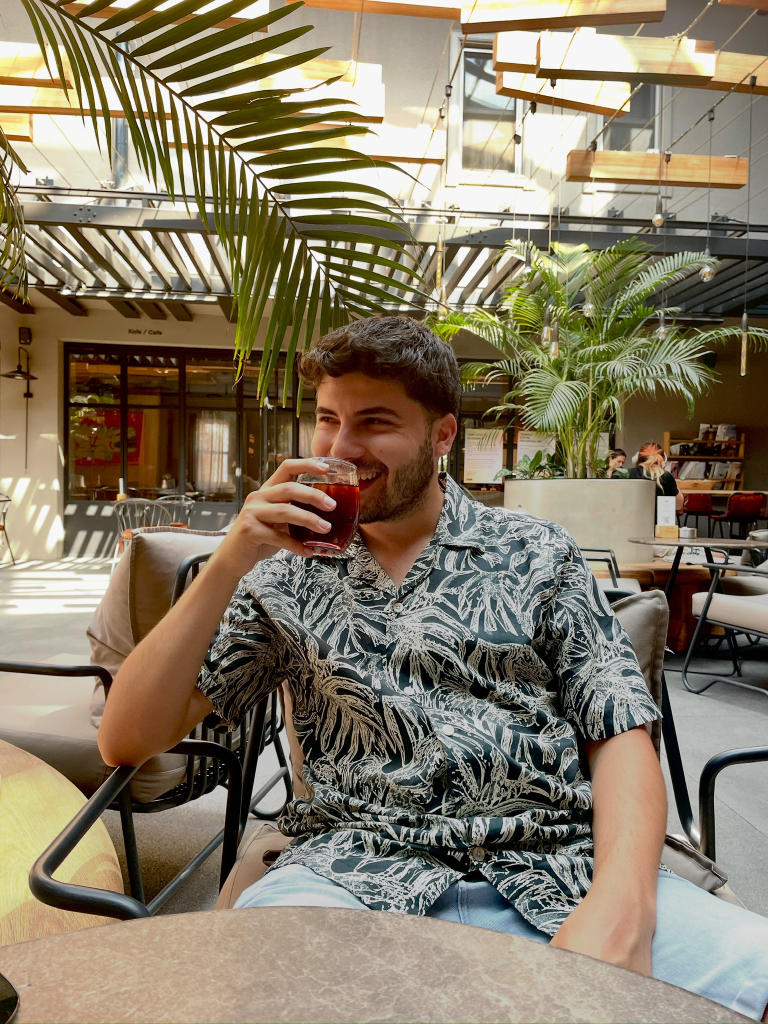
#> input picture src/assets/profil-foto.jpeg, 1536 x 2048 px, found by its file name (shown at 1/2 size)
$ python compress_image.py
#> lines starting #> are read from the running program, lines starting #| are printed output that depends on the picture
from PIL import Image
import os

img_path = r"c:\Users\burak\Desktop\burakcetinkaya-main\src\assets\profil-foto.jpeg"

if os.path.exists(img_path):
    img = Image.open(img_path)
#> img is the input picture: PIL image 1536x2048 RGB; mean R, G, B 134.6, 123.3, 101.7
    print("Original size:", os.path.getsize(img_path) / 1024, "KB")
    print("Original dimensions:", img.size)
#| Original dimensions: (1536, 2048)

    # Resize if larger than 800x800
    img.thumbnail((800, 800), Image.Resampling.LANCZOS)
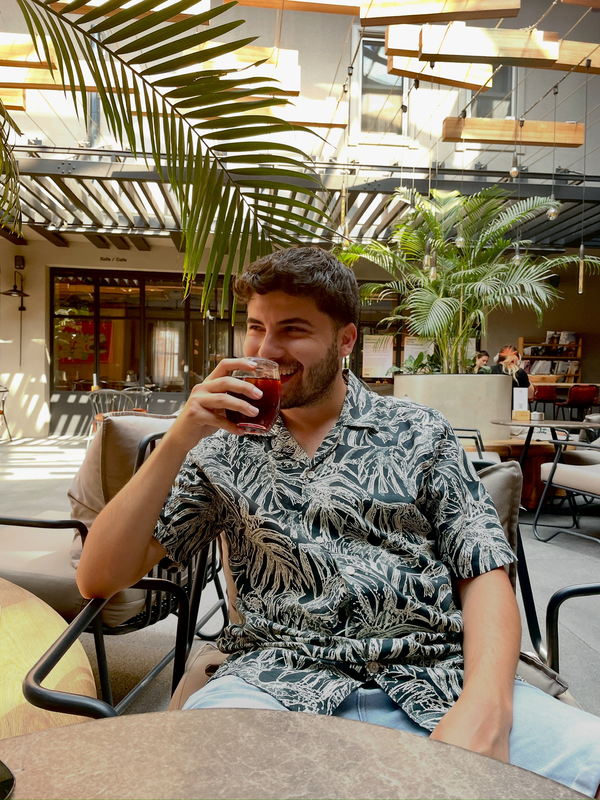
#> img: PIL image 600x800 RGB; mean R, G, B 134.6, 123.4, 101.9

    # Save optimized JPEG
    img.save(img_path, "JPEG", quality=82, optimize=True)
    print("New size:", os.path.getsize(img_path) / 1024, "KB")
else:
    print("File not found:", img_path)
